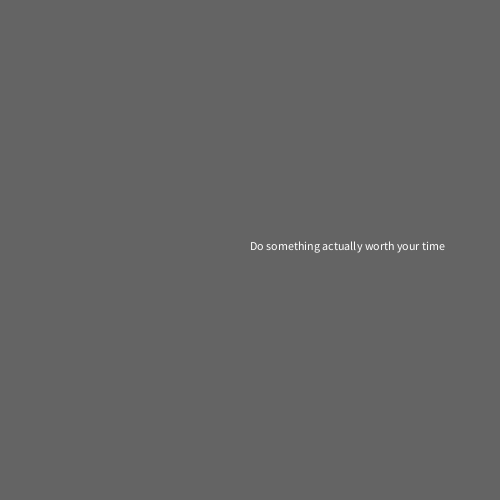
Frame 1 (no input)
Frame 60 (the mouse pressed at the canvas centre just before this capture): identical to frame 1, image omitted
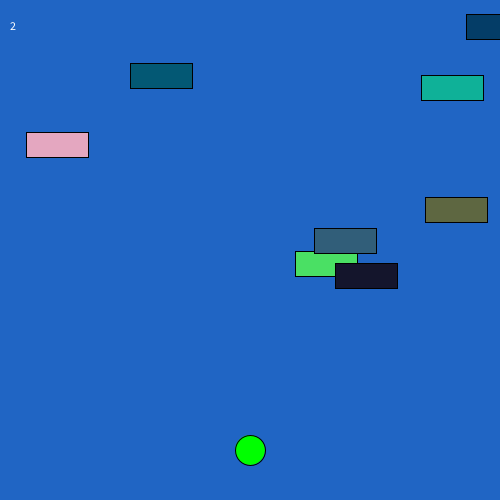
Frame 120 (the mouse held since frame 60 and released just before this capture)

The Processing sketch that drew these frames (run headless with seeded random() and noise(); from frame 60 on, the mouse is pressed at the canvas centre):

// Processing sketch: processing_163980
// ── processing_163980.pde


int x ;
Car myCar1 ;

ArrayList<Car> myCars  ;
PVector frogLocation ;
int myScore = 0 ;
int myState = 0 ;

void setup () {
  size(500, 500) ;
  myCar1 = new Car() ;

  myCars = new ArrayList() ;
  for (int i = 0; i < 10; i++) {
    myCars.add(new Car()) ;
  }

  frogLocation = new PVector(width/2, height-50) ;
}


void draw () {

  switch(myState) {
  case 0:
    background(100) ;
    text("Do something actually worth your time", width/2, height/2) ;
    break ;

  case 1:
    //playing the game
    text("Start, or whatever", width/2, height/2) ;
    game() ;
 //   if (myScore < 88) {
  //    myState = 2 ;
   // }

    break ;

  case 2 : 
    text("Do you really want to play this again?", width/2, height/2) ;
    if (mousePressed) {
      myState = 0 ;
    }
    break ;
  }
}

void mousePressed() {
  myState = (myState + 1) % 3 ;
}

void keyPressed() {
  println(keyCode) ;

  if (keyCode == 39) {
    frogLocation.x += 30 ;
  }

  if (keyCode == 37) {
    frogLocation.x -= 30 ;
  }

  if (keyCode == 38) {
    frogLocation.y -= 30 ;
  }

  if (keyCode == 40) {
    frogLocation.y += 30 ;
  }
}


class Car {

  // attributes
  PVector location ;
  PVector velocity ;
  color myColor ;
  float wide ;
  boolean alive ;

  // Constructor(s)
  Car() {

    location = new PVector(random(width), random(height)) ;
    velocity = new PVector(random(-3, 3), random(-3, 3)) ;
    myColor = color(random(255), random(255), random(255)) ;
    wide = 62 ;
    alive = true ;
  }

  // methods

  void display() {  //how it looks
    fill(myColor) ;
    rect(location.x, location.y, wide, 25) ;
    fill (myColor) ;
    text("Look out!", location.x+5, location.y+16) ;
    translate(location.x, location.y) ;
    rect(0, 0, wide, 25) ;
    scale(wide/100) ;
    // monster() ;
  }

  void drive() {
    location.add(velocity) ;

    if (location.x > width) {
      location.x = 0 ;
    }

    if (location.x < 0) {
      location.x = width ;
    }

    if (location.y > height) {
      location.y = 0 ;
    }

    if (location.y < 0) {
      location.y = height ;
    }
  }
}


void game() {
  background(#2065C4) ;

  // iteratae thru car array
  for (Car myCar : myCars) {
    pushMatrix() ;
    myCar.display() ;
    myCar.drive() ;
    popMatrix() ;

    // test distance of to frog
    float d = (myCar.location).dist(frogLocation) ;

    if (d < myCar.wide) {
      text(" you suck ", 20, 20) ; 
      myScore++ ;
      myCar.alive = false ;
    }
  }

  // iterate thru car array and delete dead cars
  for (int i = 0; i < myCars.size (); i++) {
    Car thisCar = (Car) myCars.get(i) ;
    if (thisCar.alive == false) {
      myCars.remove(i) ;
    }
  }

  // make my frog
  fill(0, 255, 0 ) ;
  ellipse(frogLocation.x, frogLocation.y, 30, 30) ;
  //image(myImage, frogLocation.x, frogLocation.y) ;

  fill(255) ;
  text(myScore, 10, 30) ;
}

void monster() {
  fill(255, 0, 0) ;
  triangle(220, 55, 250, 10, 280, 55) ;
  rect(60, 270, 80, 30) ;
  rect(350, 270, 90, 30) ;
  rect(195, 340, 30, 100) ;
  rect(275, 340, 30, 100) ;
  rect(175, 440, 50, 30) ;
  rect(275, 440, 50, 30) ;

  ellipse(250, 200, 300, 300) ;





  fill(255, 255, 255) ;
  ellipse(250, 145, 100, 100) ;


  fill(0) ;
  rect(214, 265, 75, 40);
  ellipse(250, 160, 50, 50) ;
  //rect(0, 470, width, 30) ;
  fill(255, 255, 255) ;
  rect(232, 265, 40, 20);
}
